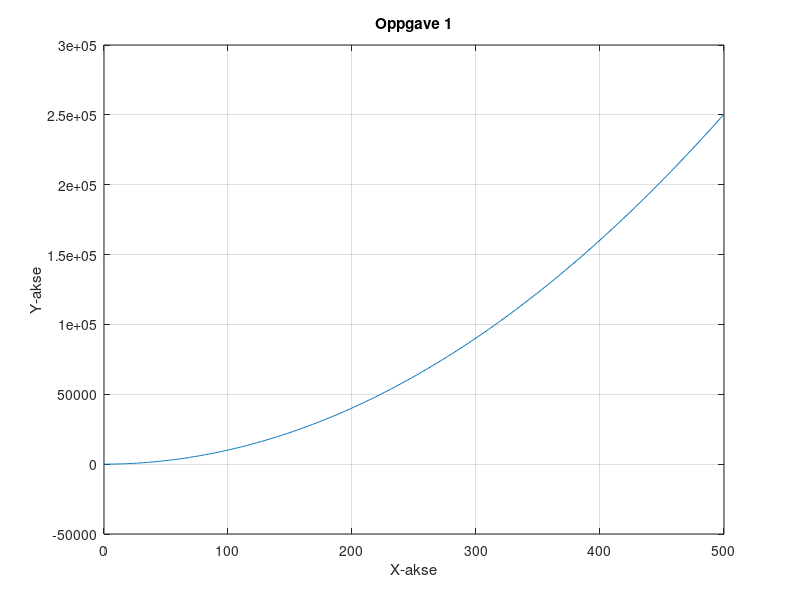

Here is the MATLAB script that generated this plot: (Note: this script raises an error after producing the figure.)
%Oppgave A
%Bruk plotting og egendefinerte funksjoner

% Opggave 1) plot andregradsligningen y=x^2+x-12
%oppgave del 1
x = 0:1:500;
y = x.^2 + x -12 ;
plot(x,y)
figure(1)
title('Oppgave 1')
xlabel('X-akse')
ylabel('Y-akse')
grid on



%Oppgave 2
y = 0;
y = (a*x.^2)+(b*x)+c;
x_1 = ((-b)+sqrt((b^2)-(4*a*c)))/(2*a);
x_2 = ((-b)-sqrt((b^2)-(4*a*c)))/(2*a);
x_1
x_2

%oppgave 3
a = 1;
b = 1;
c = -12;
x_3 = ((-b)+sqrt((b^2)-(4*a*c)))/(2*a);
x_4 = ((-b)-sqrt((b^2)-(4*a*c)))/(2*a);
x_3
x_4

%oppgave 4
Utslag = [5, 3.2, 1.5, 0, -0.5, 0, 1.5, 2.8, 5];
Tid = [1,2,3,4,5,6,7,8,9];
plot(Tid,Utslag);
figure(1);
grid on
xlabel('Tid')
ylabel('Utslag')
title('oppgave 4')

%oppgave 5
%% Fit: 'untitled fit 1'.
[xData, yData] = prepareCurveData( Tid, utslag_1 );

% Set up fittype and options.
ft = fittype( 'poly2' );

% Fit model to data.
[fitresult, gof] = fit( xData, yData, ft );

% Plot fit with data.
figure( 'Name', 'untitled fit 1' );
h = plot( fitresult, xData, yData );
legend( h, 'utslag_1 vs. Tid', 'untitled fit 1', 'Location', 'NorthEast' );
% Label axes
xlabel Tid
ylabel utslag_1
grid on
%funksjonenen gitt av curve fit er  f(x) = p1*x^2 + p2*x + p3

%Oppgave 6
T2= Tid.*0.5;
utslag_1 = [5, 3.2, 1.5, 0, -0.5, 0, 1.5, 2.8, 5];

%% Fit: 'untitled fit 1'.
[xData, yData] = prepareCurveData( T2, utslag_1 );

% Set up fittype and options.
ft = fittype( 'poly5' );

% Fit model to data.
[fitresult, gof] = fit( xData, yData, ft );

% Plot fit with data.
figure( 'Name', 'untitled fit 1' );
h = plot( fitresult, xData, yData );
legend( h, 'utslag_1 vs. T2', 'untitled fit 1', 'Location', 'NorthEast' );
% Label axes
xlabel T2
ylabel utslag_1
grid on


%% Oppgave 7
% Formelen gitt med curve fitting i oppgave 5 er 0.333*x^2-3.353*x+8.267
% Derfor kan vi bruke formelen for andregradsligninger laget i oppgave A2
% for ? finne null punktene

a = 0.333
b = -3.353
c = 8.267
x_5 = ((-b)+sqrt((b^2)-(4*a*c)))/(2*a);
x_6 = ((-b)-sqrt((b^2)-(4*a*c)))/(2*a);
x_5
x_6


